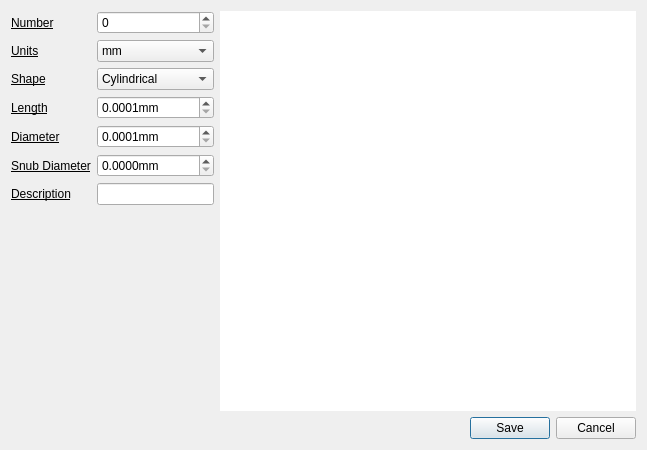
<?xml version="1.0" encoding="UTF-8"?>
<ui version="4.0">
 <class>ToolDialog</class>
 <widget class="QDialog" name="ToolDialog">
  <property name="geometry">
   <rect>
    <x>0</x>
    <y>0</y>
    <width>647</width>
    <height>444</height>
   </rect>
  </property>
  <property name="windowTitle">
   <string>Tool Editor</string>
  </property>
  <property name="modal">
   <bool>true</bool>
  </property>
  <layout class="QVBoxLayout" name="verticalLayout_2">
   <item>
    <layout class="QHBoxLayout" name="horizontalLayout" stretch="0,1">
     <item>
      <layout class="QVBoxLayout" name="verticalLayout">
       <item>
        <layout class="QGridLayout" name="gridLayout">
         <item row="0" column="0">
          <widget class="QLabel" name="label_45">
           <property name="font">
            <font>
             <underline>true</underline>
            </font>
           </property>
           <property name="text">
            <string>Number</string>
           </property>
          </widget>
         </item>
         <item row="1" column="0">
          <widget class="QLabel" name="label_49">
           <property name="font">
            <font>
             <underline>true</underline>
            </font>
           </property>
           <property name="text">
            <string>Units</string>
           </property>
          </widget>
         </item>
         <item row="1" column="1">
          <widget class="QComboBox" name="unitsComboBox">
           <item>
            <property name="text">
             <string>mm</string>
            </property>
           </item>
           <item>
            <property name="text">
             <string>inch</string>
            </property>
           </item>
          </widget>
         </item>
         <item row="2" column="0">
          <widget class="QLabel" name="label_46">
           <property name="font">
            <font>
             <underline>true</underline>
            </font>
           </property>
           <property name="text">
            <string>Shape</string>
           </property>
           <property name="buddy">
            <cstring>shapeComboBox</cstring>
           </property>
          </widget>
         </item>
         <item row="2" column="1">
          <widget class="QComboBox" name="shapeComboBox">
           <item>
            <property name="text">
             <string>Cylindrical</string>
            </property>
           </item>
           <item>
            <property name="text">
             <string>Conical</string>
            </property>
           </item>
           <item>
            <property name="text">
             <string>Ballnose</string>
            </property>
           </item>
           <item>
            <property name="text">
             <string>Spheroid</string>
            </property>
           </item>
           <item>
            <property name="text">
             <string>Snubnose</string>
            </property>
           </item>
          </widget>
         </item>
         <item row="3" column="0">
          <widget class="QLabel" name="label_47">
           <property name="font">
            <font>
             <underline>true</underline>
            </font>
           </property>
           <property name="text">
            <string>Length</string>
           </property>
           <property name="buddy">
            <cstring>lengthDoubleSpinBox</cstring>
           </property>
          </widget>
         </item>
         <item row="3" column="1">
          <widget class="QDoubleSpinBox" name="lengthDoubleSpinBox">
           <property name="suffix">
            <string>mm</string>
           </property>
           <property name="decimals">
            <number>4</number>
           </property>
           <property name="minimum">
            <double>0.000100000000000</double>
           </property>
           <property name="maximum">
            <double>1000000.000000000000000</double>
           </property>
          </widget>
         </item>
         <item row="4" column="0">
          <widget class="QLabel" name="label_48">
           <property name="font">
            <font>
             <underline>true</underline>
            </font>
           </property>
           <property name="text">
            <string>Diameter</string>
           </property>
           <property name="buddy">
            <cstring>diameterDoubleSpinBox</cstring>
           </property>
          </widget>
         </item>
         <item row="4" column="1">
          <widget class="QDoubleSpinBox" name="diameterDoubleSpinBox">
           <property name="suffix">
            <string>mm</string>
           </property>
           <property name="decimals">
            <number>4</number>
           </property>
           <property name="minimum">
            <double>0.000100000000000</double>
           </property>
           <property name="maximum">
            <double>1000000.000000000000000</double>
           </property>
          </widget>
         </item>
         <item row="5" column="0">
          <widget class="QLabel" name="snubDiameterLabel">
           <property name="font">
            <font>
             <underline>true</underline>
            </font>
           </property>
           <property name="text">
            <string>Snub Diameter</string>
           </property>
           <property name="buddy">
            <cstring>snubDiameterDoubleSpinBox</cstring>
           </property>
          </widget>
         </item>
         <item row="5" column="1">
          <widget class="QDoubleSpinBox" name="snubDiameterDoubleSpinBox">
           <property name="suffix">
            <string>mm</string>
           </property>
           <property name="decimals">
            <number>4</number>
           </property>
           <property name="minimum">
            <double>0.000000000000000</double>
           </property>
           <property name="maximum">
            <double>1000000.000000000000000</double>
           </property>
          </widget>
         </item>
         <item row="6" column="0">
          <widget class="QLabel" name="label_50">
           <property name="font">
            <font>
             <underline>true</underline>
            </font>
           </property>
           <property name="text">
            <string>Description</string>
           </property>
           <property name="buddy">
            <cstring>descriptionLineEdit</cstring>
           </property>
          </widget>
         </item>
         <item row="6" column="1">
          <widget class="QLineEdit" name="descriptionLineEdit"/>
         </item>
         <item row="0" column="1">
          <widget class="QSpinBox" name="numberSpinBox">
           <property name="minimum">
            <number>0</number>
           </property>
           <property name="maximum">
            <number>999</number>
           </property>
          </widget>
         </item>
        </layout>
       </item>
       <item>
        <spacer name="verticalSpacer_3">
         <property name="orientation">
          <enum>Qt::Vertical</enum>
         </property>
         <property name="sizeHint" stdset="0">
          <size>
           <width>20</width>
           <height>40</height>
          </size>
         </property>
        </spacer>
       </item>
      </layout>
     </item>
     <item>
      <widget class="QGraphicsView" name="toolView">
       <property name="minimumSize">
        <size>
         <width>400</width>
         <height>400</height>
        </size>
       </property>
       <property name="frameShape">
        <enum>QFrame::NoFrame</enum>
       </property>
       <property name="verticalScrollBarPolicy">
        <enum>Qt::ScrollBarAlwaysOff</enum>
       </property>
       <property name="horizontalScrollBarPolicy">
        <enum>Qt::ScrollBarAlwaysOff</enum>
       </property>
      </widget>
     </item>
    </layout>
   </item>
   <item>
    <widget class="QDialogButtonBox" name="buttonBox">
     <property name="orientation">
      <enum>Qt::Horizontal</enum>
     </property>
     <property name="standardButtons">
      <set>QDialogButtonBox::Cancel|QDialogButtonBox::Save</set>
     </property>
    </widget>
   </item>
  </layout>
 </widget>
 <resources/>
 <connections>
  <connection>
   <sender>buttonBox</sender>
   <signal>accepted()</signal>
   <receiver>ToolDialog</receiver>
   <slot>accept()</slot>
   <hints>
    <hint type="sourcelabel">
     <x>248</x>
     <y>254</y>
    </hint>
    <hint type="destinationlabel">
     <x>157</x>
     <y>274</y>
    </hint>
   </hints>
  </connection>
  <connection>
   <sender>buttonBox</sender>
   <signal>rejected()</signal>
   <receiver>ToolDialog</receiver>
   <slot>reject()</slot>
   <hints>
    <hint type="sourcelabel">
     <x>316</x>
     <y>260</y>
    </hint>
    <hint type="destinationlabel">
     <x>286</x>
     <y>274</y>
    </hint>
   </hints>
  </connection>
 </connections>
</ui>
